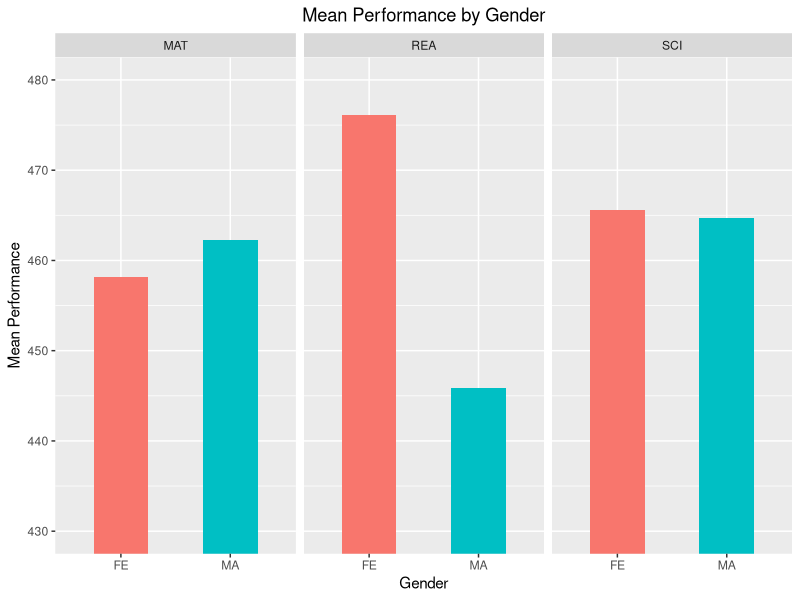
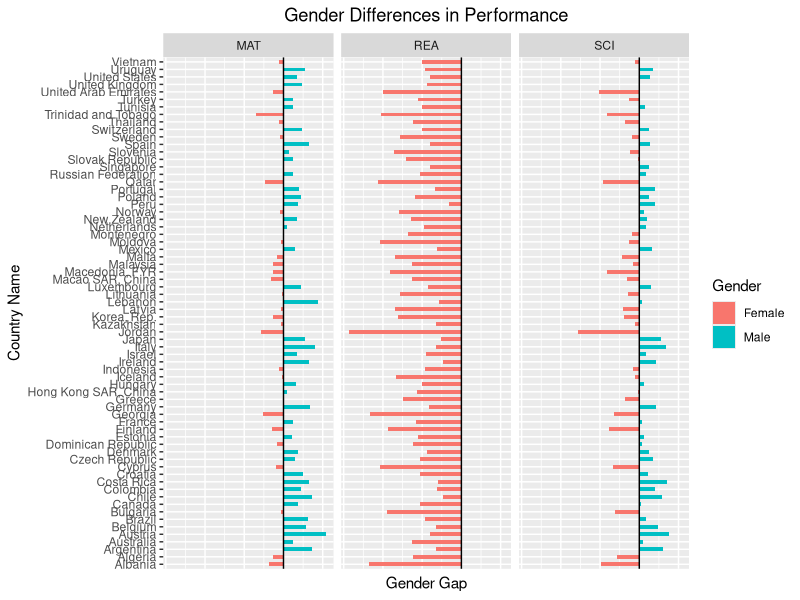
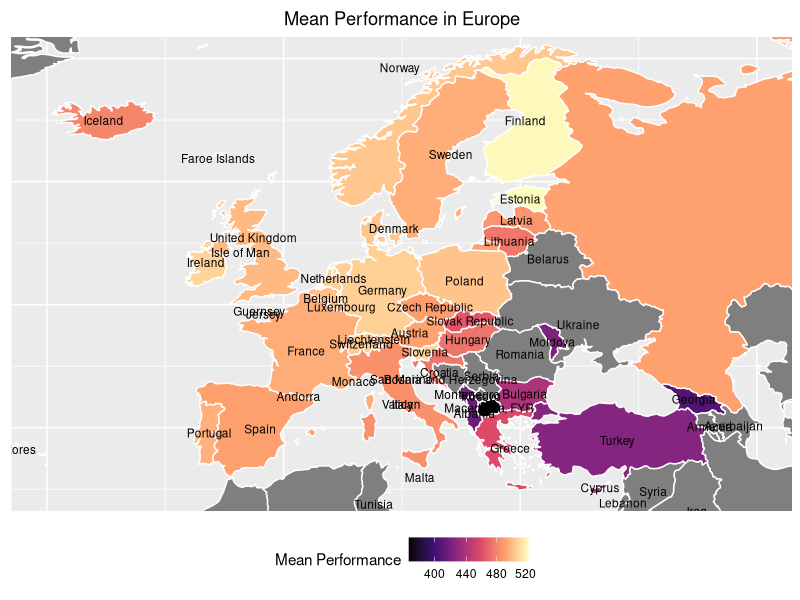

The R script that drew these images, in order: (Note: this script raises an error after producing the figures.)
library(data.table);library(ggplot2)
# import data set
scores = fread("Pisa mean perfomance scores 2015 Data.csv", header = TRUE)
View(scores)
attach(scores)

# check types
classes = sapply(scores, class)
classes

# create new columns, rename and remove columns
series_code = scores[, `Series Code`]
scores[, `:=` (Discipline = substr(series_code,9,11),
               Gender = substr(series_code,13,14))]
setnames(scores,"2015","Performance")
scores = scores[, -c("Series Name", "Series Code")]

# fill missing values, remove rows, change column type
scores[Gender == "",Gender := 'All']
scores[Performance == "..", .N] #check all columns
scores = scores[Performance != "..",]
scores[, Performance:=as.numeric(Performance)]

# create column Region
unique(scores$`Country Code`)
#eu = c("ALB", "AUT", "BEL", "BGR", "HRV", "CYP", "CZE", "DNK", "EST", "FIN", "FRA", "GEO", "DEU", "GRE", "HUN",
#       "ISL", "IRL", "ITA", "LVA", "LTU", "LUX", "MKD", "MLT", "MDA", "MNE", "NLD",  "NOR", "POL", "PRT", "RUS" , "SVK", "SVN", "ESP", "SWE", "CHE", "TUR", "GBR"  )  
amr = c("ARG", "BRA", "CAN", "CHL", "COL", "CRI",
       "DOM","MEX", "PER", "TTO", "USA", "URY")
afr = c("DZA", "TUN")
ocn = c("AUS", "NZL")
asia = c("HKG", "IDN", "ISR", "JPN", "JOR", "KAZ" , "KOR", 
       "LBN", "MAC", "MYS","QAT", "SGP",  "THA", "ARE", "VNM")

scores[, `:=` (Region = "EU")]
scores[`Country Code` %in% amr,  Region := "AM"]
scores[`Country Code` %in% afr,  Region := "AF"]
scores[`Country Code` %in% ocn,  Region := "OC"]
scores[`Country Code` %in% asia,  Region := "AS"]
View(scores)


#### DATA ANALYSIS

perf_gender = scores[Gender != "All", .(`Mean Performance` = mean(Performance)),
                     by = .(Discipline, Gender)] 
perf_gender
ggplot(perf_gender, aes(x = Gender,  y = `Mean Performance`, fill = Gender)) + 
  geom_bar(stat = "identity",  width = 0.5) + 
  facet_grid(. ~ Discipline) + 
  coord_cartesian(ylim = c(430, 480))  +
  ggtitle("Mean Performance by Gender")+
  theme(plot.title = element_text(hjust = 0.5), legend.position="none")


# create table [Country Name, Discipline, Gender Gap]
gender_dif = scores[Gender != "All", .(`Gender Gap` = diff(Performance)), by = .(`Country Name`, Discipline)]  
gender_dif[`Gender Gap` > 0, Gender := "Male" ]
gender_dif[`Gender Gap` < 0, Gender := "Female" ]
gender_dif[`Gender Gap` > 0 & Discipline == "SCI", .N ] 
gender_dif

# plot 
ggplot(gender_dif, aes(x=`Country Name`, y=`Gender Gap`, fill=Gender)) + geom_bar(stat='identity', width=.5) + facet_grid(. ~ Discipline) +
  geom_hline(yintercept = 0) + ggtitle("Gender Differences in Performance")+
  theme(plot.title = element_text(hjust = 0.5), 
        axis.text.x=element_blank(), axis.ticks.x=element_blank()) +
  coord_flip()      


#create table [Country Name, Mean Performance] for European countries
avg_eu_perf = scores[Gender == "All" & Region == "EU", .(`Mean Performance` = mean(Performance)), by = .(`Country Name`)]
avg_eu_perf

#ggplot package for map
map = map_data("world")
setDT(map)
attach(map)

# match some names between mean_eu_perf and map
map[region == "Russia", region := "Russian Federation"]
map[region == "UK", region := "United Kingdom"]
map[region == "Slovakia", region := "Slovak Republic"]
map[region == "North Macedonia", region := "Macedonia, FYR"]
map[region == "USA", region := ""]

# merge data tables
map_eu_perf = avg_eu_perf[map, on = .(`Country Name` == region), allow.cartesian=TRUE ]
c_names = aggregate(cbind(long, lat, group) ~ `Country Name`, data=map_eu_perf, FUN=function(x)mean(range(x)))

ggplot(map_eu_perf, aes(long, lat, group = group))+
  geom_polygon(aes(fill = `Mean Performance` ), color = "white")+
  geom_text(data=c_names, aes(long, lat, label = `Country Name`), size=3) +
  theme(axis.title.x=element_blank(),
        axis.text.x=element_blank(),
        axis.ticks.x=element_blank(),
        axis.title.y=element_blank(),
        axis.text.y=element_blank(),
        axis.ticks.y=element_blank(),
        plot.title = element_text(hjust = 0.5), 
        legend.position="bottom") +
  labs(title="Mean Performance in Europe")+
  scale_fill_viridis_c(option = "magma", trans = "sqrt") +
  coord_fixed(xlim = c(-25,50), ylim = c(35,70), ratio = 1.3) 
# mean performance ranking
avg_eu_perf[order(`Mean Performance`)]



# create 3 tables [Country Names, Performance by Discipline]
mat_country = scores[Gender == "All" & Discipline == "MAT", .(`Country Name`, Performance)]
setnames(mat_country,"Performance","MAT")
rea_country = scores[Gender == "All" & Discipline == "REA", .(`Country Name`, Performance)]
setnames(rea_country,"Performance","REA")
sci_country = scores[Gender == "All" & Discipline == "SCI", .(`Country Name`, Performance)]
setnames(sci_country,"Performance","SCI")
avg_discipline = mat_country[rea_country, on = .(`Country Name`) ][sci_country, on = . (`Country Name`)]


avg_discipline
avg_discipline[,`:=` (`Mean Performance` = (avg_discipline$MAT + avg_discipline$REA + avg_discipline$SCI)/3),]
avg_discipline = avg_discipline[order(-avg_discipline$`Mean Performance`),] # sort by mean performance 
avg_discipline
library(xtable)
print(xtable(avg_discipline, type = 'latex')) # create latex text



# create 3 tables [Country Names, Performance by Discipline, Region]
mat_country = scores[Gender == "All" & Discipline == "MAT", .(`Country Name`, Performance)]
setnames(mat_country,"Performance","MAT")
rea_country = scores[Gender == "All" & Discipline == "REA", .(`Country Name`, Performance)]
setnames(rea_country,"Performance","REA")
sci_country = scores[Gender == "All" & Discipline == "SCI", .(`Country Name`, Performance, Region)]
setnames(sci_country,"Performance","SCI")
corr_disc = mat_country[rea_country, on = .(`Country Name`) ][sci_country, on = . (`Country Name`)]
corr_disc

p1 = ggplot(corr_disc, aes(x = REA, y = MAT)) +
  geom_point(aes(color = Region)) + 
  geom_smooth(method = 'loess', color = "black", se=F) +
  theme(legend.position="none")
p2 = ggplot(corr_disc, aes(x = REA, y = SCI)) +
  geom_point(aes(color = Region)) + 
  geom_smooth(method = 'loess', color = "black", se=F) +
  theme(legend.position="none")
p3 = ggplot(corr_disc, aes(x = SCI, y = MAT)) +
  geom_point(aes(color = Region)) + 
  geom_smooth(method = 'loess', color = "black", se=F)+
  theme(legend.position="none")
p=plot_grid(p1, p2, p3, ncol=3)

# create one legend 
legend = get_legend(p1 + guides(color = guide_legend(nrow = 1)) + 
                      theme(legend.position = "bottom") )
library(cowplot)
plot_grid(p, legend, ncol=1, rel_heights = c(1, .1))
# find correlation
cor(corr_disc$SCI, corr_disc$REA)



# dot chart
perf_disc = scores[Gender == "All",.(Performance, Discipline),by=.(`Country Name`)]
perf_disc[, `:=` (Mean=mean(Performance)), by =.(`Country Name`)] 
perf_disc
perf_disc = perf_disc[order(-perf_disc$Mean, perf_disc$Performance), ] # sort
perf_disc
perf_disc$`Country Name` = factor(perf_disc$`Country Name`, levels =rev(unique(perf_disc$`Country Name`)), ordered=TRUE)

ggplot(perf_disc, aes(x=`Country Name`, y=Performance)) +
  geom_point(aes(col=Discipline), size=3) +
  geom_segment(aes(x=`Country Name`,
                   xend=`Country Name`,
                   y=min(Performance),
                   yend=max(Performance)),
                   linetype="dashed",
                   size=0.1) + 
  labs(title="Performance by Discipline",
       subtitle="For each country") +
  coord_flip()



#create table [Region, Discipline, Performance]
perf_region = scores[Gender == "All" & Region != "AF" & Region != "OC", .(Performance = mean(Performance)), by = .(Region, Discipline)]
perf_region
#plot lollipop chart
ggplot(perf_region, aes(x=Region, y=Performance)) +
  geom_point(size=2) +
  geom_segment(aes(x=Region,
                   xend=Region,
                   y=0,
                   yend=Performance)) +
  facet_grid(. ~ Discipline) +
  coord_cartesian(ylim = c(400, 500)) +
  labs(title="Performance by Region") +
  theme(plot.title = element_text(hjust = 0.5))



mean(avg_eu_perf$`Mean Performance`)
# create table [Country Name, Region, order(Mean Performance)]
avg_country = scores[Gender == "All", .(`Mean Performance` = mean(Performance)), by = .(`Country Name`, Region)]
avg_country
avg_country = avg_country[order(avg_country$`Mean Performance`), ] # sort
avg_country$`Country Name` = factor(avg_country$`Country Name`, levels = avg_country$`Country Name`) 
avg_country

# create bar chart
ggplot(avg_country, aes(x =`Country Name`, y = `Mean Performance`, fill = Region)) + 
  geom_bar(stat = "identity")  +
  geom_hline(yintercept=mean(avg_country$`Mean Performance`), linetype="dashed", color = "black", size=1) +
  annotate("text", x=10, y=490, label=paste("AVG:", as.character(round(mean(avg_country$`Mean Performance`),2))) ) +
  ggtitle("Mean Performance by Country") +
  theme(axis.title.y=element_blank()) +
  coord_flip(ylim = c(300, 580))


#create table [Region, number_of_countries, percentage]
region_chart = scores[, .(nmb_of_countries = .N/9), by = .(Region)]
region_chart[, `:=` (freq = nmb_of_countries / sum(nmb_of_countries))]
region_chart

#create pie chart plot
ggplot(region_chart, aes(x = "", y=nmb_of_countries, fill = Region)) +
  geom_bar(color = "white", stat = "identity") +
  geom_text(aes(x = 1.6, label = scales::percent(freq, accuracy = .1)),
            position = position_stack(vjust = .5)) +
  theme_void() +
  geom_text(aes(label = nmb_of_countries),
            position = position_stack(vjust = .5)) +
  theme(axis.line = element_blank(),
        plot.title = element_text(hjust = .5)) +
  ggtitle("Pie Chart of Region") + 
  coord_polar("y") 

  

